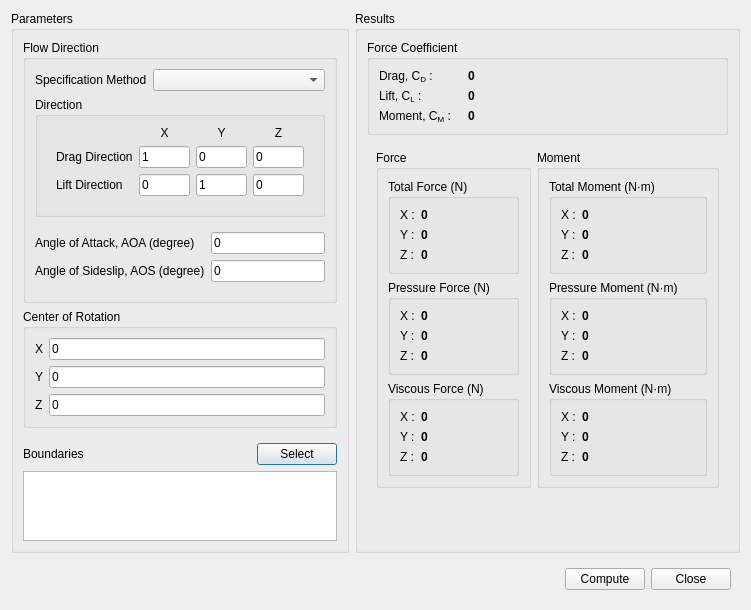
<?xml version="1.0" encoding="UTF-8"?>
<ui version="4.0">
 <class>ForceReportDialog</class>
 <widget class="QDialog" name="ForceReportDialog">
  <property name="geometry">
   <rect>
    <x>0</x>
    <y>0</y>
    <width>751</width>
    <height>595</height>
   </rect>
  </property>
  <property name="windowTitle">
   <string>Force Report</string>
  </property>
  <layout class="QVBoxLayout" name="verticalLayout_2">
   <item>
    <widget class="QWidget" name="widget_10" native="true">
     <layout class="QHBoxLayout" name="horizontalLayout_7" stretch="1,1">
      <property name="leftMargin">
       <number>0</number>
      </property>
      <property name="topMargin">
       <number>0</number>
      </property>
      <property name="rightMargin">
       <number>0</number>
      </property>
      <property name="bottomMargin">
       <number>0</number>
      </property>
      <item>
       <widget class="QGroupBox" name="groupBox">
        <property name="title">
         <string>Parameters</string>
        </property>
        <layout class="QVBoxLayout" name="verticalLayout">
         <item>
          <widget class="QGroupBox" name="groupBox_2">
           <property name="enabled">
            <bool>true</bool>
           </property>
           <property name="title">
            <string>Flow Direction</string>
           </property>
           <layout class="QVBoxLayout" name="verticalLayout_4">
            <item>
             <widget class="QWidget" name="widget_4" native="true">
              <layout class="QFormLayout" name="formLayout_2">
               <property name="leftMargin">
                <number>0</number>
               </property>
               <property name="topMargin">
                <number>0</number>
               </property>
               <property name="rightMargin">
                <number>0</number>
               </property>
               <property name="bottomMargin">
                <number>0</number>
               </property>
               <item row="0" column="0">
                <widget class="QLabel" name="label_4">
                 <property name="text">
                  <string>Specification Method</string>
                 </property>
                </widget>
               </item>
               <item row="0" column="1">
                <widget class="EnumComboBox" name="specificationMethod"/>
               </item>
              </layout>
             </widget>
            </item>
            <item>
             <widget class="QGroupBox" name="direction">
              <property name="title">
               <string>Direction</string>
              </property>
              <layout class="QVBoxLayout" name="verticalLayout_5">
               <item>
                <widget class="QWidget" name="widget_5" native="true">
                 <layout class="QGridLayout" name="gridLayout">
                  <property name="topMargin">
                   <number>0</number>
                  </property>
                  <item row="0" column="3">
                   <widget class="QLabel" name="label_5">
                    <property name="text">
                     <string>Z</string>
                    </property>
                    <property name="alignment">
                     <set>Qt::AlignCenter</set>
                    </property>
                   </widget>
                  </item>
                  <item row="0" column="1">
                   <widget class="QLabel" name="label_6">
                    <property name="text">
                     <string>X</string>
                    </property>
                    <property name="alignment">
                     <set>Qt::AlignCenter</set>
                    </property>
                   </widget>
                  </item>
                  <item row="1" column="1">
                   <widget class="QLineEdit" name="dragDirectionX">
                    <property name="text">
                     <string>1</string>
                    </property>
                   </widget>
                  </item>
                  <item row="0" column="2">
                   <widget class="QLabel" name="label_10">
                    <property name="text">
                     <string>Y</string>
                    </property>
                    <property name="alignment">
                     <set>Qt::AlignCenter</set>
                    </property>
                   </widget>
                  </item>
                  <item row="1" column="3">
                   <widget class="QLineEdit" name="dragDirectionZ">
                    <property name="text">
                     <string>0</string>
                    </property>
                   </widget>
                  </item>
                  <item row="1" column="2">
                   <widget class="QLineEdit" name="dragDirectionY">
                    <property name="text">
                     <string>0</string>
                    </property>
                   </widget>
                  </item>
                  <item row="1" column="0">
                   <widget class="QLabel" name="label_11">
                    <property name="text">
                     <string>Drag Direction</string>
                    </property>
                   </widget>
                  </item>
                  <item row="2" column="0">
                   <widget class="QLabel" name="label_12">
                    <property name="text">
                     <string>Lift Direction</string>
                    </property>
                   </widget>
                  </item>
                  <item row="2" column="1">
                   <widget class="QLineEdit" name="liftDirectionX">
                    <property name="text">
                     <string>0</string>
                    </property>
                   </widget>
                  </item>
                  <item row="2" column="2">
                   <widget class="QLineEdit" name="liftDirectionY">
                    <property name="text">
                     <string>1</string>
                    </property>
                   </widget>
                  </item>
                  <item row="2" column="3">
                   <widget class="QLineEdit" name="liftDirectionZ">
                    <property name="text">
                     <string>0</string>
                    </property>
                   </widget>
                  </item>
                 </layout>
                </widget>
               </item>
              </layout>
             </widget>
            </item>
            <item>
             <widget class="QWidget" name="angles" native="true">
              <layout class="QFormLayout" name="formLayout_4">
               <property name="leftMargin">
                <number>0</number>
               </property>
               <property name="rightMargin">
                <number>0</number>
               </property>
               <item row="0" column="0">
                <widget class="QLabel" name="label_22">
                 <property name="text">
                  <string>Angle of Attack, AOA (degree)</string>
                 </property>
                </widget>
               </item>
               <item row="0" column="1">
                <widget class="QLineEdit" name="AoA">
                 <property name="text">
                  <string>0</string>
                 </property>
                </widget>
               </item>
               <item row="1" column="0">
                <widget class="QLabel" name="label_23">
                 <property name="text">
                  <string>Angle of Sideslip, AOS (degree)</string>
                 </property>
                </widget>
               </item>
               <item row="1" column="1">
                <widget class="QLineEdit" name="AoS">
                 <property name="text">
                  <string>0</string>
                 </property>
                </widget>
               </item>
              </layout>
             </widget>
            </item>
           </layout>
          </widget>
         </item>
         <item>
          <widget class="QWidget" name="widget_2" native="true">
           <layout class="QVBoxLayout" name="verticalLayout_3">
            <property name="leftMargin">
             <number>0</number>
            </property>
            <property name="topMargin">
             <number>0</number>
            </property>
            <property name="rightMargin">
             <number>0</number>
            </property>
            <item>
             <widget class="QGroupBox" name="groupBox_5">
              <property name="title">
               <string>Center of Rotation</string>
              </property>
              <layout class="QFormLayout" name="formLayout_5">
               <item row="0" column="0">
                <widget class="QLabel" name="label_14">
                 <property name="text">
                  <string>X</string>
                 </property>
                </widget>
               </item>
               <item row="0" column="1">
                <widget class="QLineEdit" name="centerOfRotationX">
                 <property name="text">
                  <string>0</string>
                 </property>
                </widget>
               </item>
               <item row="1" column="0">
                <widget class="QLabel" name="label_15">
                 <property name="text">
                  <string>Y</string>
                 </property>
                </widget>
               </item>
               <item row="1" column="1">
                <widget class="QLineEdit" name="centerOfRotationY">
                 <property name="text">
                  <string>0</string>
                 </property>
                </widget>
               </item>
               <item row="2" column="0">
                <widget class="QLabel" name="label_16">
                 <property name="text">
                  <string>Z</string>
                 </property>
                </widget>
               </item>
               <item row="2" column="1">
                <widget class="QLineEdit" name="centerOfRotationZ">
                 <property name="text">
                  <string>0</string>
                 </property>
                </widget>
               </item>
              </layout>
             </widget>
            </item>
           </layout>
          </widget>
         </item>
         <item>
          <widget class="QWidget" name="widget" native="true">
           <layout class="QHBoxLayout" name="horizontalLayout">
            <property name="leftMargin">
             <number>0</number>
            </property>
            <property name="topMargin">
             <number>0</number>
            </property>
            <property name="rightMargin">
             <number>0</number>
            </property>
            <property name="bottomMargin">
             <number>0</number>
            </property>
            <item>
             <widget class="QLabel" name="label_17">
              <property name="text">
               <string>Boundaries</string>
              </property>
             </widget>
            </item>
            <item>
             <spacer name="horizontalSpacer">
              <property name="orientation">
               <enum>Qt::Horizontal</enum>
              </property>
              <property name="sizeType">
               <enum>QSizePolicy::MinimumExpanding</enum>
              </property>
              <property name="sizeHint" stdset="0">
               <size>
                <width>0</width>
                <height>0</height>
               </size>
              </property>
             </spacer>
            </item>
            <item>
             <widget class="QPushButton" name="select">
              <property name="text">
               <string>Select</string>
              </property>
             </widget>
            </item>
           </layout>
          </widget>
         </item>
         <item>
          <widget class="QListWidget" name="boundaries">
           <property name="selectionMode">
            <enum>QAbstractItemView::MultiSelection</enum>
           </property>
          </widget>
         </item>
        </layout>
       </widget>
      </item>
      <item>
       <widget class="QGroupBox" name="groupBox_6">
        <property name="title">
         <string>Results</string>
        </property>
        <layout class="QVBoxLayout" name="verticalLayout_6">
         <item>
          <widget class="QGroupBox" name="groupBox_3">
           <property name="title">
            <string>Force Coefficient</string>
           </property>
           <layout class="QGridLayout" name="gridLayout_2" columnstretch="1,3">
            <item row="1" column="1">
             <widget class="QLabel" name="lift">
              <property name="font">
               <font>
                <bold>true</bold>
               </font>
              </property>
              <property name="text">
               <string>0</string>
              </property>
             </widget>
            </item>
            <item row="1" column="0">
             <widget class="QLabel" name="label_2">
              <property name="text">
               <string>Lift, C&lt;sub&gt;L&lt;/sub&gt; :</string>
              </property>
             </widget>
            </item>
            <item row="0" column="0">
             <widget class="QLabel" name="label">
              <property name="text">
               <string>Drag, C&lt;sub&gt;D&lt;/sub&gt; :</string>
              </property>
             </widget>
            </item>
            <item row="2" column="0">
             <widget class="QLabel" name="label_3">
              <property name="text">
               <string>Moment, C&lt;sub&gt;M&lt;/sub&gt; :</string>
              </property>
             </widget>
            </item>
            <item row="0" column="1">
             <widget class="QLabel" name="drag">
              <property name="font">
               <font>
                <bold>true</bold>
               </font>
              </property>
              <property name="text">
               <string>0</string>
              </property>
             </widget>
            </item>
            <item row="2" column="1">
             <widget class="QLabel" name="moment">
              <property name="font">
               <font>
                <bold>true</bold>
               </font>
              </property>
              <property name="text">
               <string>0</string>
              </property>
             </widget>
            </item>
           </layout>
          </widget>
         </item>
         <item>
          <widget class="QWidget" name="widget_7" native="true">
           <layout class="QHBoxLayout" name="horizontalLayout_3">
            <item>
             <widget class="QGroupBox" name="groupBox_6">
              <property name="title">
               <string>Force</string>
              </property>
              <layout class="QVBoxLayout" name="verticalLayout_7">
               <item>
                <widget class="QGroupBox" name="groupBox_7">
                 <property name="title">
                  <string>Total Force (N)</string>
                 </property>
                 <layout class="QGridLayout" name="gridLayout_4" columnstretch="1,10">
                  <item row="3" column="0">
                   <widget class="QLabel" name="label_18">
                    <property name="text">
                     <string>Y :</string>
                    </property>
                   </widget>
                  </item>
                  <item row="2" column="0">
                   <widget class="QLabel" name="label_13">
                    <property name="text">
                     <string>X :</string>
                    </property>
                   </widget>
                  </item>
                  <item row="4" column="0">
                   <widget class="QLabel" name="label_19">
                    <property name="text">
                     <string>Z :</string>
                    </property>
                   </widget>
                  </item>
                  <item row="4" column="1">
                   <widget class="QLabel" name="total_force_z">
                    <property name="font">
                     <font>
                      <bold>true</bold>
                     </font>
                    </property>
                    <property name="text">
                     <string>0</string>
                    </property>
                   </widget>
                  </item>
                  <item row="3" column="1">
                   <widget class="QLabel" name="total_force_y">
                    <property name="font">
                     <font>
                      <bold>true</bold>
                     </font>
                    </property>
                    <property name="text">
                     <string>0</string>
                    </property>
                   </widget>
                  </item>
                  <item row="2" column="1">
                   <widget class="QLabel" name="total_force_x">
                    <property name="font">
                     <font>
                      <bold>true</bold>
                     </font>
                    </property>
                    <property name="text">
                     <string>0</string>
                    </property>
                   </widget>
                  </item>
                 </layout>
                </widget>
               </item>
               <item>
                <widget class="QGroupBox" name="groupBox_8">
                 <property name="title">
                  <string>Pressure Force (N)</string>
                 </property>
                 <layout class="QGridLayout" name="gridLayout_5" columnstretch="1,10">
                  <item row="0" column="1">
                   <widget class="QLabel" name="pressure_force_x">
                    <property name="font">
                     <font>
                      <bold>true</bold>
                     </font>
                    </property>
                    <property name="text">
                     <string>0</string>
                    </property>
                   </widget>
                  </item>
                  <item row="1" column="0">
                   <widget class="QLabel" name="label_21">
                    <property name="text">
                     <string>Y :</string>
                    </property>
                   </widget>
                  </item>
                  <item row="0" column="0">
                   <widget class="QLabel" name="label_20">
                    <property name="text">
                     <string>X :</string>
                    </property>
                   </widget>
                  </item>
                  <item row="2" column="0">
                   <widget class="QLabel" name="label_24">
                    <property name="text">
                     <string>Z :</string>
                    </property>
                   </widget>
                  </item>
                  <item row="1" column="1">
                   <widget class="QLabel" name="pressure_force_y">
                    <property name="font">
                     <font>
                      <bold>true</bold>
                     </font>
                    </property>
                    <property name="text">
                     <string>0</string>
                    </property>
                   </widget>
                  </item>
                  <item row="2" column="1">
                   <widget class="QLabel" name="pressure_force_z">
                    <property name="font">
                     <font>
                      <bold>true</bold>
                     </font>
                    </property>
                    <property name="text">
                     <string>0</string>
                    </property>
                   </widget>
                  </item>
                 </layout>
                </widget>
               </item>
               <item>
                <widget class="QGroupBox" name="groupBox_4">
                 <property name="title">
                  <string>Viscous Force (N)</string>
                 </property>
                 <layout class="QGridLayout" name="gridLayout_3" columnstretch="1,10">
                  <item row="2" column="0">
                   <widget class="QLabel" name="label_9">
                    <property name="text">
                     <string>Z :</string>
                    </property>
                   </widget>
                  </item>
                  <item row="0" column="0">
                   <widget class="QLabel" name="label_7">
                    <property name="text">
                     <string>X :</string>
                    </property>
                   </widget>
                  </item>
                  <item row="1" column="0">
                   <widget class="QLabel" name="label_8">
                    <property name="text">
                     <string>Y :</string>
                    </property>
                   </widget>
                  </item>
                  <item row="0" column="1">
                   <widget class="QLabel" name="viscous_force_x">
                    <property name="font">
                     <font>
                      <bold>true</bold>
                     </font>
                    </property>
                    <property name="text">
                     <string>0</string>
                    </property>
                   </widget>
                  </item>
                  <item row="1" column="1">
                   <widget class="QLabel" name="viscous_force_y">
                    <property name="font">
                     <font>
                      <bold>true</bold>
                     </font>
                    </property>
                    <property name="text">
                     <string>0</string>
                    </property>
                   </widget>
                  </item>
                  <item row="2" column="1">
                   <widget class="QLabel" name="viscous_force_z">
                    <property name="font">
                     <font>
                      <bold>true</bold>
                     </font>
                    </property>
                    <property name="text">
                     <string>0</string>
                    </property>
                   </widget>
                  </item>
                 </layout>
                </widget>
               </item>
              </layout>
             </widget>
            </item>
            <item>
             <widget class="QGroupBox" name="groupBox_8">
              <property name="title">
               <string>Moment</string>
              </property>
              <layout class="QVBoxLayout" name="verticalLayout_8">
               <item>
                <widget class="QGroupBox" name="groupBox_9">
                 <property name="title">
                  <string>Total Moment (N·m)</string>
                 </property>
                 <layout class="QGridLayout" name="gridLayout_6" columnstretch="1,10">
                  <item row="3" column="0">
                   <widget class="QLabel" name="label_25">
                    <property name="text">
                     <string>Y :</string>
                    </property>
                   </widget>
                  </item>
                  <item row="2" column="0">
                   <widget class="QLabel" name="label_26">
                    <property name="text">
                     <string>X :</string>
                    </property>
                   </widget>
                  </item>
                  <item row="4" column="0">
                   <widget class="QLabel" name="label_27">
                    <property name="text">
                     <string>Z :</string>
                    </property>
                   </widget>
                  </item>
                  <item row="4" column="1">
                   <widget class="QLabel" name="total_moment_z">
                    <property name="font">
                     <font>
                      <bold>true</bold>
                     </font>
                    </property>
                    <property name="text">
                     <string>0</string>
                    </property>
                   </widget>
                  </item>
                  <item row="3" column="1">
                   <widget class="QLabel" name="total_moment_y">
                    <property name="font">
                     <font>
                      <bold>true</bold>
                     </font>
                    </property>
                    <property name="text">
                     <string>0</string>
                    </property>
                   </widget>
                  </item>
                  <item row="2" column="1">
                   <widget class="QLabel" name="total_moment_x">
                    <property name="font">
                     <font>
                      <bold>true</bold>
                     </font>
                    </property>
                    <property name="text">
                     <string>0</string>
                    </property>
                   </widget>
                  </item>
                 </layout>
                </widget>
               </item>
               <item>
                <widget class="QGroupBox" name="groupBox_10">
                 <property name="title">
                  <string>Pressure Moment (N·m)</string>
                 </property>
                 <layout class="QGridLayout" name="gridLayout_7" columnstretch="1,10">
                  <item row="0" column="1">
                   <widget class="QLabel" name="pressure_moment_x">
                    <property name="font">
                     <font>
                      <bold>true</bold>
                     </font>
                    </property>
                    <property name="text">
                     <string>0</string>
                    </property>
                   </widget>
                  </item>
                  <item row="1" column="0">
                   <widget class="QLabel" name="label_28">
                    <property name="text">
                     <string>Y :</string>
                    </property>
                   </widget>
                  </item>
                  <item row="0" column="0">
                   <widget class="QLabel" name="label_29">
                    <property name="text">
                     <string>X :</string>
                    </property>
                   </widget>
                  </item>
                  <item row="2" column="0">
                   <widget class="QLabel" name="label_30">
                    <property name="text">
                     <string>Z :</string>
                    </property>
                   </widget>
                  </item>
                  <item row="1" column="1">
                   <widget class="QLabel" name="pressure_moment_y">
                    <property name="font">
                     <font>
                      <bold>true</bold>
                     </font>
                    </property>
                    <property name="text">
                     <string>0</string>
                    </property>
                   </widget>
                  </item>
                  <item row="2" column="1">
                   <widget class="QLabel" name="pressure_moment_z">
                    <property name="font">
                     <font>
                      <bold>true</bold>
                     </font>
                    </property>
                    <property name="text">
                     <string>0</string>
                    </property>
                   </widget>
                  </item>
                 </layout>
                </widget>
               </item>
               <item>
                <widget class="QGroupBox" name="groupBox_11">
                 <property name="title">
                  <string>Viscous Moment (N·m)</string>
                 </property>
                 <layout class="QGridLayout" name="gridLayout_8" columnstretch="1,10">
                  <item row="2" column="0">
                   <widget class="QLabel" name="label_31">
                    <property name="text">
                     <string>Z :</string>
                    </property>
                   </widget>
                  </item>
                  <item row="0" column="0">
                   <widget class="QLabel" name="label_32">
                    <property name="text">
                     <string>X :</string>
                    </property>
                   </widget>
                  </item>
                  <item row="1" column="0">
                   <widget class="QLabel" name="label_33">
                    <property name="text">
                     <string>Y :</string>
                    </property>
                   </widget>
                  </item>
                  <item row="0" column="1">
                   <widget class="QLabel" name="viscous_moment_x">
                    <property name="font">
                     <font>
                      <bold>true</bold>
                     </font>
                    </property>
                    <property name="text">
                     <string>0</string>
                    </property>
                   </widget>
                  </item>
                  <item row="1" column="1">
                   <widget class="QLabel" name="viscous_moment_y">
                    <property name="font">
                     <font>
                      <bold>true</bold>
                     </font>
                    </property>
                    <property name="text">
                     <string>0</string>
                    </property>
                   </widget>
                  </item>
                  <item row="2" column="1">
                   <widget class="QLabel" name="viscous_moment_z">
                    <property name="font">
                     <font>
                      <bold>true</bold>
                     </font>
                    </property>
                    <property name="text">
                     <string>0</string>
                    </property>
                   </widget>
                  </item>
                 </layout>
                </widget>
               </item>
              </layout>
             </widget>
            </item>
           </layout>
          </widget>
         </item>
         <item>
          <spacer name="verticalSpacer">
           <property name="orientation">
            <enum>Qt::Vertical</enum>
           </property>
           <property name="sizeHint" stdset="0">
            <size>
             <width>20</width>
             <height>40</height>
            </size>
           </property>
          </spacer>
         </item>
        </layout>
       </widget>
      </item>
     </layout>
    </widget>
   </item>
   <item>
    <widget class="QWidget" name="widget_3" native="true">
     <layout class="QHBoxLayout" name="horizontalLayout_2">
      <item>
       <spacer name="horizontalSpacer_2">
        <property name="orientation">
         <enum>Qt::Horizontal</enum>
        </property>
        <property name="sizeHint" stdset="0">
         <size>
          <width>40</width>
          <height>20</height>
         </size>
        </property>
       </spacer>
      </item>
      <item>
       <widget class="QPushButton" name="compute">
        <property name="text">
         <string>Compute</string>
        </property>
       </widget>
      </item>
      <item>
       <widget class="QPushButton" name="close">
        <property name="text">
         <string>Close</string>
        </property>
       </widget>
      </item>
     </layout>
    </widget>
   </item>
  </layout>
 </widget>
 <customwidgets>
  <customwidget>
   <class>EnumComboBox</class>
   <extends>QComboBox</extends>
   <header>widgets.enum_combo_box</header>
  </customwidget>
 </customwidgets>
 <tabstops>
  <tabstop>specificationMethod</tabstop>
  <tabstop>dragDirectionX</tabstop>
  <tabstop>dragDirectionY</tabstop>
  <tabstop>dragDirectionZ</tabstop>
  <tabstop>liftDirectionX</tabstop>
  <tabstop>liftDirectionY</tabstop>
  <tabstop>liftDirectionZ</tabstop>
  <tabstop>AoA</tabstop>
  <tabstop>AoS</tabstop>
  <tabstop>centerOfRotationX</tabstop>
  <tabstop>centerOfRotationY</tabstop>
  <tabstop>centerOfRotationZ</tabstop>
  <tabstop>select</tabstop>
  <tabstop>boundaries</tabstop>
 </tabstops>
 <resources/>
 <connections/>
</ui>
